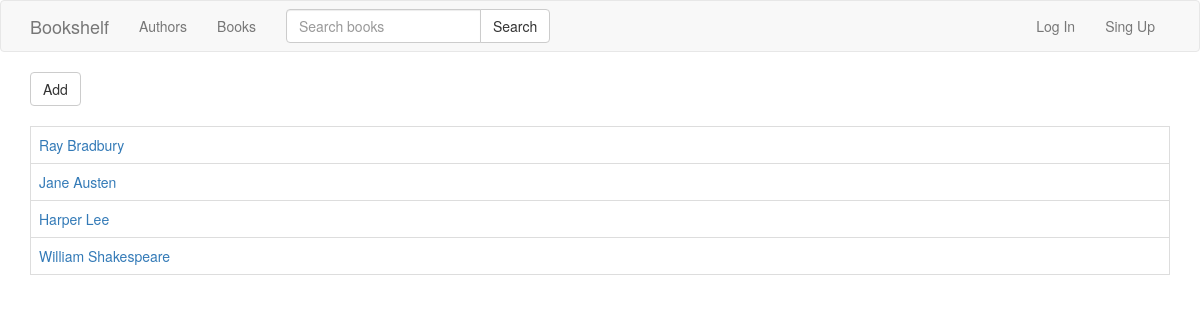
/home/authors/, run on an earlier commit of the app's database.
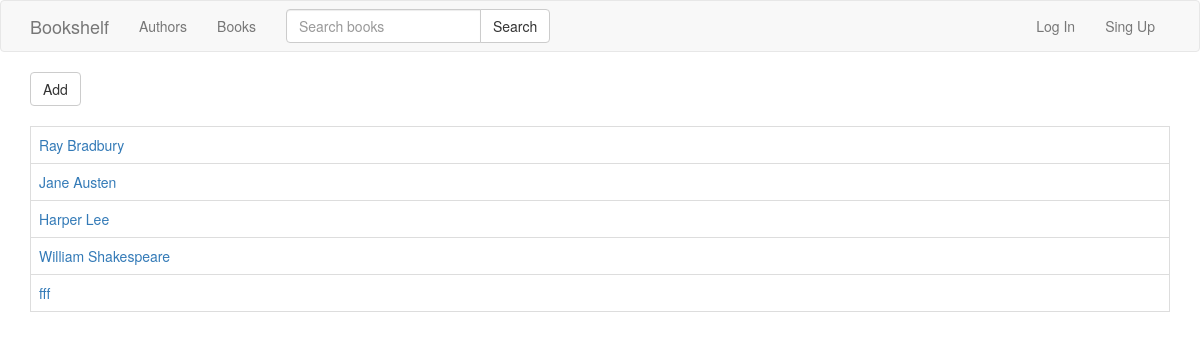
And on a later commit of the database.
### bookshelf/models.py (models this page shows, shortened)
class Author(models.Model):
    name = models.CharField(max_length=100)
    about = models.TextField()

### bookshelf/templates/bookshelf/authors.html
{% extends 'base.html' %}
{% block body %}
  <a class="btn btn-default" href="{% url 'bookshelf:author-add' %}">Add</a> <br><br>
  {% if object_list %}
    <table class="table table-hover table-bordered">
      <tbody>
      {% for author in object_list %}
        <tr>
          <td><a href="{% url 'bookshelf:author' author.pk %}">{{ author.name }}</a></td>
        </tr>
      {% endfor %}
      </tbody>
    </table>
  {% else %}
    <h3>There's no Authors yet</h3>
  {% endif %}
{% endblock %}

What changed in the data, as far as the page shows it:
added Author: name "fff"
